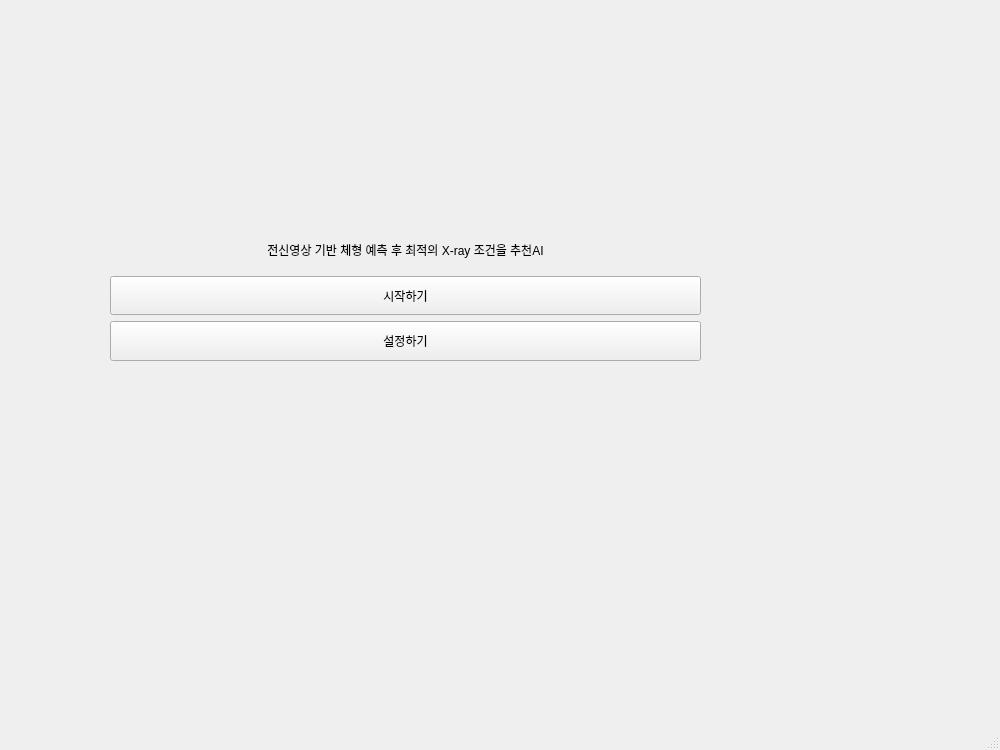
<?xml version="1.0" encoding="UTF-8"?>
<ui version="4.0">
 <class>MainWindow</class>
 <widget class="QMainWindow" name="MainWindow">
  <property name="enabled">
   <bool>true</bool>
  </property>
  <property name="geometry">
   <rect>
    <x>0</x>
    <y>0</y>
    <width>1000</width>
    <height>750</height>
   </rect>
  </property>
  <property name="windowTitle">
   <string>MainWindow</string>
  </property>
  <widget class="QWidget" name="centralwidget">
   <widget class="QWidget" name="verticalLayoutWidget">
    <property name="geometry">
     <rect>
      <x>110</x>
      <y>230</y>
      <width>591</width>
      <height>131</height>
     </rect>
    </property>
    <layout class="QVBoxLayout" name="verticalLayout">
     <item>
      <widget class="QLabel" name="label">
       <property name="text">
        <string>전신영상 기반 체형 예측 후 최적의 X-ray 조건을 추천AI</string>
       </property>
       <property name="alignment">
        <set>Qt::AlignCenter</set>
       </property>
      </widget>
     </item>
     <item>
      <widget class="QPushButton" name="StartButton">
       <property name="sizePolicy">
        <sizepolicy hsizetype="Minimum" vsizetype="Minimum">
         <horstretch>0</horstretch>
         <verstretch>0</verstretch>
        </sizepolicy>
       </property>
       <property name="maximumSize">
        <size>
         <width>600</width>
         <height>200</height>
        </size>
       </property>
       <property name="baseSize">
        <size>
         <width>0</width>
         <height>0</height>
        </size>
       </property>
       <property name="layoutDirection">
        <enum>Qt::LeftToRight</enum>
       </property>
       <property name="text">
        <string>시작하기</string>
       </property>
      </widget>
     </item>
     <item>
      <widget class="QPushButton" name="SettingButton">
       <property name="maximumSize">
        <size>
         <width>600</width>
         <height>200</height>
        </size>
       </property>
       <property name="text">
        <string>설정하기</string>
       </property>
       <property name="autoRepeat">
        <bool>false</bool>
       </property>
      </widget>
     </item>
    </layout>
   </widget>
  </widget>
  <widget class="QStatusBar" name="statusbar"/>
 </widget>
 <resources/>
 <connections/>
</ui>
